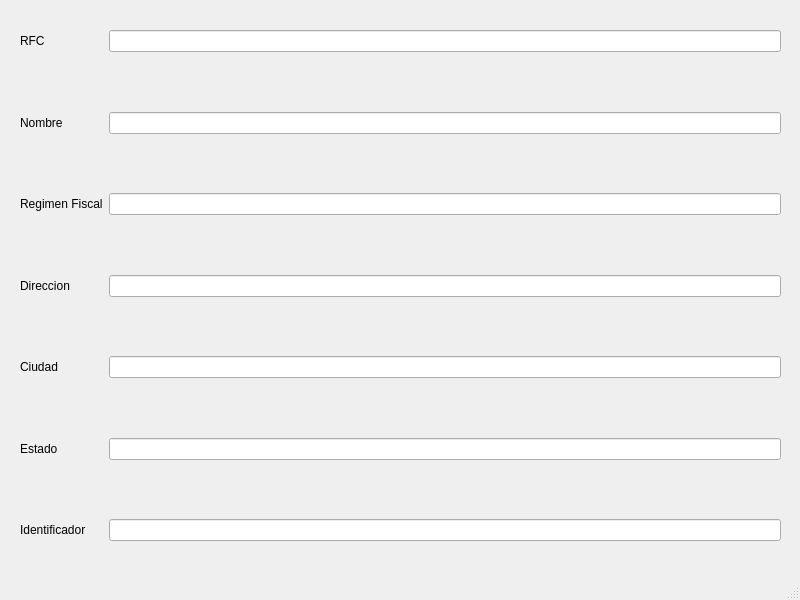
<?xml version="1.0" encoding="UTF-8"?>
<ui version="4.0">
 <class>AddClientWindow</class>
 <widget class="QMainWindow" name="AddClientWindow">
  <property name="geometry">
   <rect>
    <x>0</x>
    <y>0</y>
    <width>800</width>
    <height>600</height>
   </rect>
  </property>
  <property name="windowTitle">
   <string>MainWindow</string>
  </property>
  <widget class="QWidget" name="centralwidget">
   <widget class="QWidget" name="formLayoutWidget">
    <property name="geometry">
     <rect>
      <x>20</x>
      <y>30</y>
      <width>761</width>
      <height>511</height>
     </rect>
    </property>
    <layout class="QFormLayout" name="formLayout">
     <item row="0" column="0">
      <widget class="QLabel" name="label">
       <property name="text">
        <string>RFC</string>
       </property>
      </widget>
     </item>
     <item row="0" column="1">
      <widget class="QLineEdit" name="lineEdit"/>
     </item>
     <item row="2" column="0">
      <widget class="QLabel" name="label_2">
       <property name="text">
        <string>Nombre</string>
       </property>
      </widget>
     </item>
     <item row="2" column="1">
      <widget class="QLineEdit" name="lineEdit_2"/>
     </item>
     <item row="4" column="0">
      <widget class="QLabel" name="label_3">
       <property name="text">
        <string>Regimen Fiscal</string>
       </property>
      </widget>
     </item>
     <item row="4" column="1">
      <widget class="QLineEdit" name="lineEdit_3"/>
     </item>
     <item row="6" column="0">
      <widget class="QLabel" name="label_4">
       <property name="text">
        <string>Direccion</string>
       </property>
      </widget>
     </item>
     <item row="6" column="1">
      <widget class="QLineEdit" name="lineEdit_4"/>
     </item>
     <item row="8" column="0">
      <widget class="QLabel" name="label_5">
       <property name="text">
        <string>Ciudad</string>
       </property>
      </widget>
     </item>
     <item row="8" column="1">
      <widget class="QLineEdit" name="lineEdit_5"/>
     </item>
     <item row="10" column="0">
      <widget class="QLabel" name="label_6">
       <property name="text">
        <string>Estado</string>
       </property>
      </widget>
     </item>
     <item row="10" column="1">
      <widget class="QLineEdit" name="lineEdit_6"/>
     </item>
     <item row="12" column="0">
      <widget class="QLabel" name="label_7">
       <property name="text">
        <string>Identificador</string>
       </property>
      </widget>
     </item>
     <item row="12" column="1">
      <widget class="QLineEdit" name="lineEdit_7"/>
     </item>
     <item row="1" column="1">
      <spacer name="verticalSpacer">
       <property name="orientation">
        <enum>Qt::Vertical</enum>
       </property>
       <property name="sizeHint" stdset="0">
        <size>
         <width>20</width>
         <height>40</height>
        </size>
       </property>
      </spacer>
     </item>
     <item row="3" column="1">
      <spacer name="verticalSpacer_2">
       <property name="orientation">
        <enum>Qt::Vertical</enum>
       </property>
       <property name="sizeHint" stdset="0">
        <size>
         <width>20</width>
         <height>40</height>
        </size>
       </property>
      </spacer>
     </item>
     <item row="5" column="1">
      <spacer name="verticalSpacer_3">
       <property name="orientation">
        <enum>Qt::Vertical</enum>
       </property>
       <property name="sizeHint" stdset="0">
        <size>
         <width>20</width>
         <height>40</height>
        </size>
       </property>
      </spacer>
     </item>
     <item row="7" column="1">
      <spacer name="verticalSpacer_4">
       <property name="orientation">
        <enum>Qt::Vertical</enum>
       </property>
       <property name="sizeHint" stdset="0">
        <size>
         <width>20</width>
         <height>40</height>
        </size>
       </property>
      </spacer>
     </item>
     <item row="9" column="1">
      <spacer name="verticalSpacer_5">
       <property name="orientation">
        <enum>Qt::Vertical</enum>
       </property>
       <property name="sizeHint" stdset="0">
        <size>
         <width>20</width>
         <height>40</height>
        </size>
       </property>
      </spacer>
     </item>
     <item row="11" column="1">
      <spacer name="verticalSpacer_6">
       <property name="orientation">
        <enum>Qt::Vertical</enum>
       </property>
       <property name="sizeHint" stdset="0">
        <size>
         <width>20</width>
         <height>40</height>
        </size>
       </property>
      </spacer>
     </item>
    </layout>
   </widget>
  </widget>
  <widget class="QMenuBar" name="menubar">
   <property name="geometry">
    <rect>
     <x>0</x>
     <y>0</y>
     <width>800</width>
     <height>25</height>
    </rect>
   </property>
  </widget>
  <widget class="QStatusBar" name="statusbar"/>
 </widget>
 <resources/>
 <connections/>
</ui>
